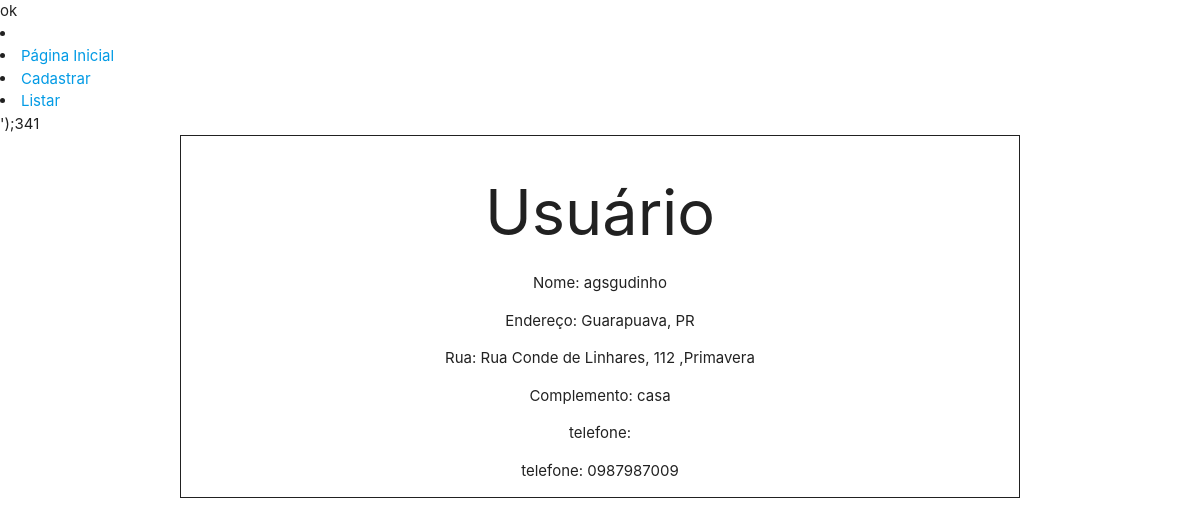
Page /view/user/show.php?id=28 on the committed database.
### tables this page shows
CREATE TABLE `PERSON` (
  `ID` int(11) NOT NULL AUTO_INCREMENT,
  `USERNAME` varchar(255) NOT NULL,
  `CEP` varchar(9) NOT NULL,
  `ADDRESS_STATE` varchar(255) NOT NULL,
  `CITY` varchar(255) NOT NULL,
  `DISTRICT` varchar(255) NOT NULL,
  `STREET` varchar(255) NOT NULL,
  `ADDRESS_NUMBER` varchar(8) NOT NULL,
  `COMPLEMENT` varchar(255) DEFAULT NULL,
  PRIMARY KEY (`ID`)
);

CREATE TABLE `PHONES` (
  `ID` int(11) NOT NULL AUTO_INCREMENT,
  `PERSON_ID` int(11) NOT NULL,
  `PHONE_NUMBER` varchar(15) NOT NULL,
  PRIMARY KEY (`ID`),
  KEY `PERSON_ID` (`PERSON_ID`),
  CONSTRAINT `PHONES_ibfk_1` FOREIGN KEY (`PERSON_ID`) REFERENCES `PERSON` (`ID`)
);

### sql/show.php (called while the page is built, shortened)
<?php
include_once("conect.php");
$id = '';
if(!empty($_GET['id'])){
$id = $_GET['id'];
}
$query = "SELECT * FROM PERSON WHERE ID = '$id'";
$result = mysqli_query($dbConn, $query);
$person = mysqli_fetch_array($result);
$query = "SELECT * FROM PHONES WHERE PERSON_ID = '$id'";
$result = mysqli_query($dbConn, $query);
while($row = mysqli_fetch_array($result)){
    $phones[] = $row;
}
?>

### view/user/show.php (the view, shortened to what this page needs)
<?php
    include("../../sql/show.php");
?>
<html>
<head>
    <link rel="stylesheet" href="https://cdnjs.cloudflare.com/ajax/libs/materialize/1.0.0/css/materialize.min.css">
    <link rel="stylesheet" href="../../public/css/show.css">
</head>
<body>
<?= readfile("../sidebar.php") ?>
<div class="row container border-box center">
  <h1 class="center">Usuário</h1>
    <p> Nome: <?= $person["USERNAME"] ?> </p>
    <p> Endereço: <?= $person["CITY"] ?>, <?= $person["ADDRESS_STATE"] ?> </p>
    <p> Rua: <?= $person["STREET"] ?>, <?= $person["ADDRESS_NUMBER"] ?> ,<?= $person["DISTRICT"] ?> </p>
    Complemento: <?= $person["COMPLEMENT"] ?>
    <?php foreach($phones as $phone){ ?>
        <p>telefone: <?= $phone["PHONE_NUMBER"] ?></p>
    <?php } ?>
</div>
</body>
</html>

### public/css/show.css (style rules this page uses)
.border-box { border: solid 1px; }

### rows in the picture
person: USERNAME "agsgudinho", CITY "Guarapuava", ADDRESS_STATE "PR", STREET "Rua Conde de Linhares", ADDRESS_NUMBER "112", DISTRICT "Primavera", COMPLEMENT "casa"
phones: PHONE_NUMBER "0987987009"

### other values in the picture
readfile("../sidebar.php") "Página Inicial Cadastrar Listar ');341"
